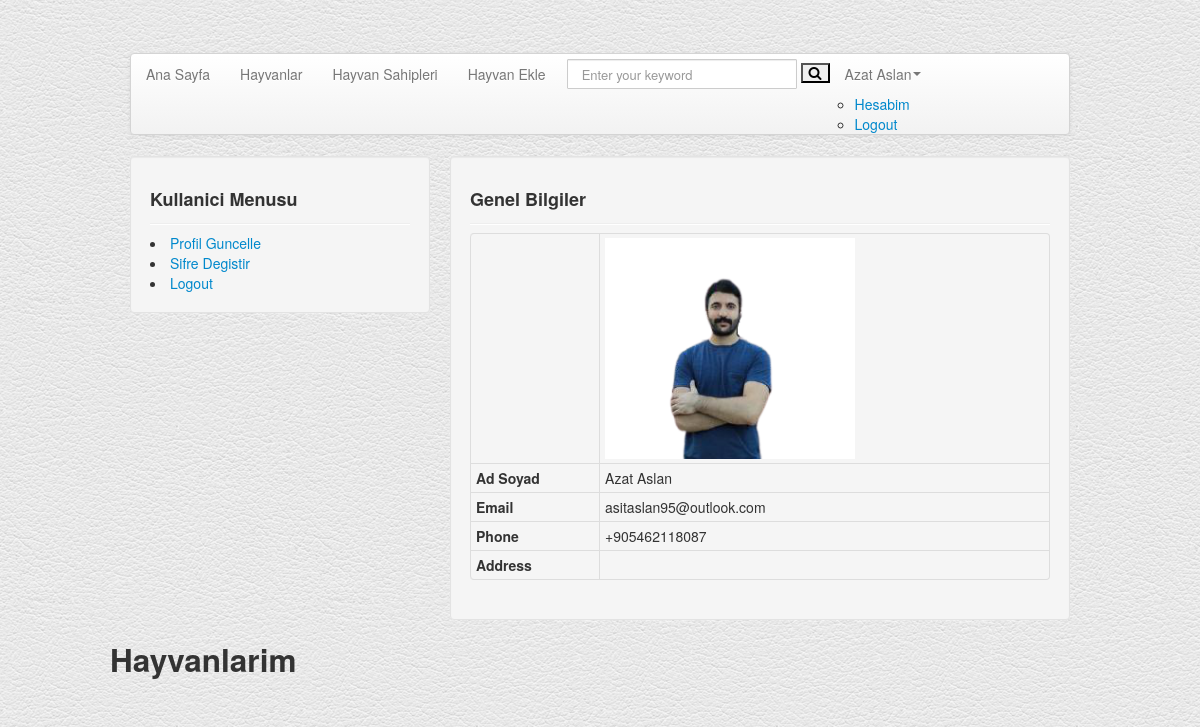
The app's page /user/ (signed in) with its own data.
### user/models.py (models this page shows)
class User(AbstractBaseUser, PermissionsMixin):
    id = models.CharField(max_length=ID_LENGTH, primary_key=True, default=id_gen, editable=False)
    first_name = models.CharField(max_length=50)
    last_name = models.CharField(max_length=50)
    email = models.EmailField(max_length=250, unique=True)
    username = models.CharField(max_length=30, unique=True)
    phone = models.CharField(max_length=15)
    registrationDate = models.DateTimeField(auto_now_add=True)
    is_active = models.BooleanField(default=True)
    is_staff = models.BooleanField(default=False)
    is_superuser = models.BooleanField(default=False)
    date_joined = models.DateTimeField(default=timezone.now)
    profile_image = models.ImageField(blank=True, null=True, upload_to=get_profile_image_path)
    adress = models.CharField(max_length=150, blank=True)
    objects = UserManager()
    USERNAME_FIELD = 'username'
    REQUIRED_FIELDS = ['email',]

### user/views.py (the view)
# urls.py: path('',views.user_profile, name='user_profile'),
@login_required(login_url='/login')  # Check login
def user_profile(request):
    current_user = request.user
    user_animals = Animal.objects.filter(owner_id=current_user.id)
    context = {
        'current_user':current_user,
        'user_animals':user_animals
    }
    return render(request, 'user_profile.html', context)

### user/templates/user_profile.html (shortened to what this page needs)
{% extends 'homebase.html' %}
{% block content %}
<div class="span4">
  <div class="well">
    <div class="section-title">
      <h3 class="title">Kullanici Menusu</h3>
    </div>
    <hr class="soften"/>
    <li><a href="/user/update">Profil Guncelle</a></li>
    <li><a href="/user/password">Sifre Degistir</a></li>
    <li><a href="/logout">Logout</a></li>
  </div>
</div>
<div class="span8">
  <div class="well">
    <div class="section-title">
      <h3 class="title">Genel Bilgiler</h3>
    </div>
    <hr class="soften"/>
    <table class="table table-bordered table-condensed">
      <tr>
        <th></th>
        {% if current_user.profile_image %}
        <td><img width="250" src="{{ current_user.profile_image.url }}" alt=""></td>
        {% endif %}
      </tr>
      <tr>
        <th>Ad Soyad</th>
        <td>{{ current_user.first_name }}  {{ current_user.last_name }}</td>
      </tr>
      <tr>
        <th>Email</th>
        <td>{{ current_user.email }}</td>
      </tr>
      <tr>
        <th>Phone</th>
        <td>{{ current_user.phone }}</td>
      </tr>
      <tr>
        <th>Address</th>
        <td>{{ current_user.adress }}</td>
      </tr>
    </table>
  </div>
</div>
<h2>Hayvanlarim</h2>
<div class="row-fluid">
  <div id="newProductCar" class="carousel slide">
    <div class="carousel-inner">
    </div>
  </div>
</div>
{% endblock %}

### home/templates/header.html (shortened to what this page needs)
{% load static %}
<div class="container">
    <header id="header">
    </header>
    <div class="navbar">
        <div class="navbar-inner">
            <div class="container">
                <div class="nav-collapse">
                    <ul class="nav">
                        <li class=""><a href="/AnaSayfa/">Ana Sayfa</a></li>
                        <li class=""><a href="/animals/">Hayvanlar</a></li>
                        <li class=""><a href="/users/">Hayvan Sahipleri</a></li>
                        <li class=""><a href="/add_animal/">Hayvan Ekle</a></li>
                    </ul>
                    <form action="/search/" class="navbar-search pull-left" method="post">
                        <input id="query" name="query" class="search-query span2" type="text"
                               placeholder="Enter your keyword">
                        <button class="icon-search"></button>
                    </form>
                    <ul class="nav pull-left">
                        <li class="dropdown">
                            {% if user.id is not None %}
                            <a data-toggle="dropdown" class="dropdown-toggle" href="#">{{ user.first_name }} {{ user.last_name }}<b
                                    class="caret"></b></a>
                            {% else %}
                            <a href="/login">Log In<a href="/signup">Sign Up</a> </a>
                            {% endif %}
                            <ul class="dropdown">
                                <li><a href="/user">Hesabim</a></li>
                                <li><a href="/logout">Logout</a></li>
                            </ul>
                        </li>
                    </ul>
                </div>
            </div>
        </div>
    </div>
</div>

### home/static/style.css (style rules this page uses)
body { background:url(img/white_leather.png) repeat 0 0; }
#header { padding:8px 0 8px; }
#header { padding-top:44px; }
h3 { font-size: 18px;line-height: 1.5em; }
hr.soften { margin: 8px 0;background: #DDD; }
.navbar-inner { padding-left: 0;padding-right: 0; }
.navbar .nav , .marginLess { margin:0 }
.navbar-search .search-query { padding: 4px 14px;-moz-border-radius: 1px;-webkit-border-radius: 1px;border-radius: 1px;line-height: 1.5em; min-width: 200px; }
.navbar-search { margin-left:6px; }
#newProductCar { margin-bottom:0 }

### records on screen
User: first_name "Azat", last_name "Aslan", profile_image (picture), email "asitaslan95@outlook.com", phone "+905462118087"
